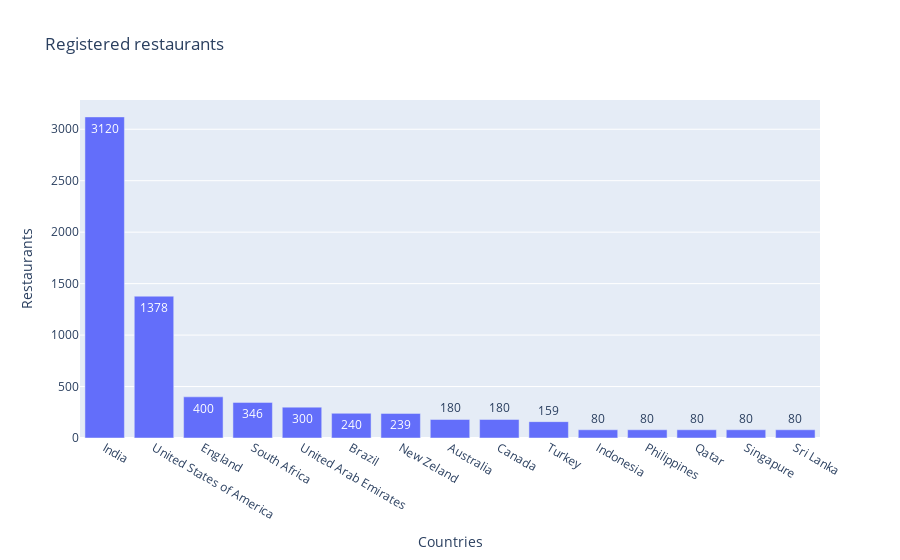

The cell this chart's notebook holds for it:
### Markdown cell above
### Which country has the most registered restaurants?

### Code cell
df_aux = df1[['country_name', 'restaurant_id']].groupby('country_name').nunique().sort_values('restaurant_id', ascending=False).reset_index()
fig = px.bar(df_aux, x='country_name', y='restaurant_id', text_auto=True, title='Registered restaurants', labels={'country_name': 'Countries', 'restaurant_id':'Restaurants'}) 
fig.show()

### Figure 1 — Plotly figure (JSON) as saved in the notebook; plotly's stock layout.template omitted (floating-point values rounded to 4 significant figures)
{"data": [{"alignmentgroup": "True", "hovertemplate": "Countries=%{x}<br>Restaurants=%{y}<extra></extra>", "legendgroup": "", "marker": {"color": "#636efa", "pattern": {"shape": ""}}, "name": "", "offsetgroup": "", "orientation": "v", "showlegend": false, "textposition": "auto", "texttemplate": "%{y}", "type": "bar", "x": ["India", "United States of America", "England", "South Africa", "United Arab Emirates", "Brazil", "New Zeland", "Australia", "Canada", "Turkey", "Indonesia", "Philippines", "Qatar", "Singapure", "Sri Lanka"], "xaxis": "x", "y": [3120, 1378, 400, 346, 300, 240, 239, 180, 180, 159, 80, 80, 80, 80, 80], "yaxis": "y"}], "layout": {"barmode": "relative", "legend": {"tracegroupgap": 0}, "title": {"text": "Registered restaurants"}, "xaxis": {"anchor": "y", "domain": [0, 1], "title": {"text": "Countries"}}, "yaxis": {"anchor": "x", "domain": [0, 1], "title": {"text": "Restaurants"}}}}
